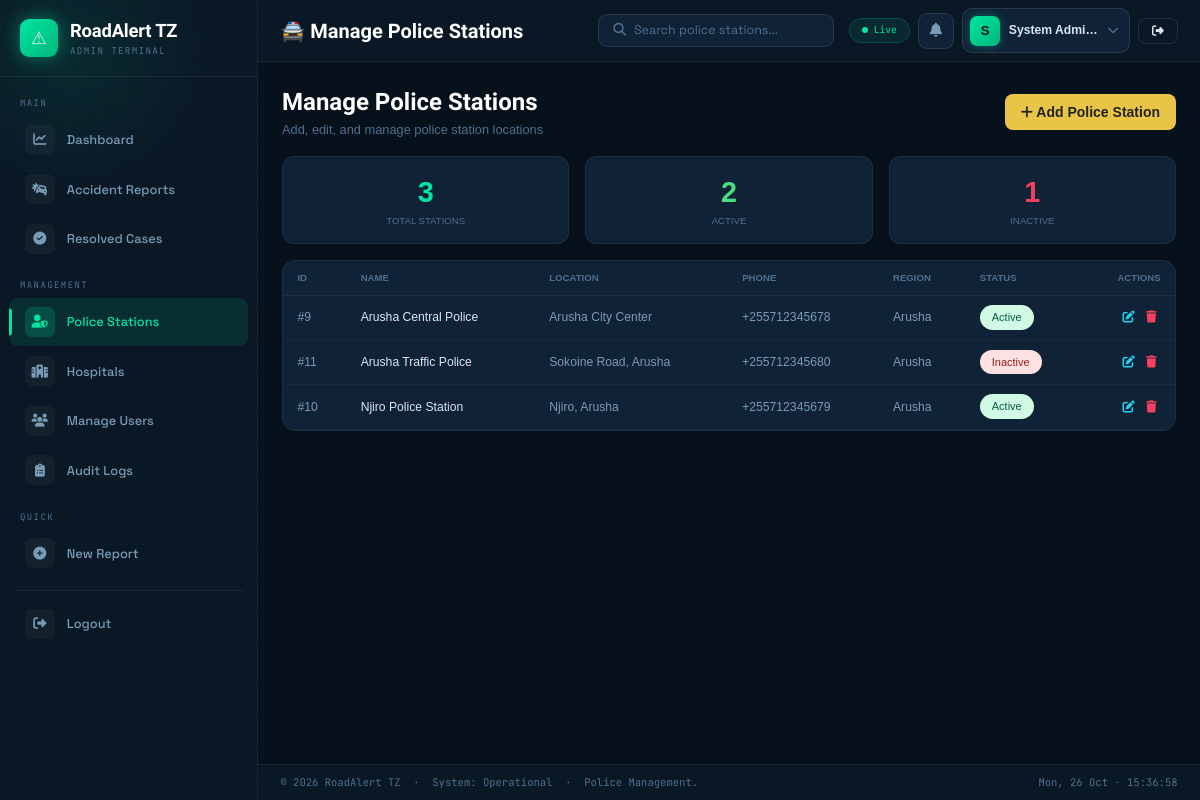
Page /admin/manage_police.php (signed in) on the committed database.
### tables this page shows
CREATE TABLE `police_stations` (
  `id` int(11) NOT NULL,
  `name` varchar(100) NOT NULL,
  `location` varchar(200) DEFAULT NULL,
  `phone` varchar(20) DEFAULT NULL,
  `email` varchar(100) DEFAULT NULL,
  `region` varchar(100) DEFAULT NULL,
  `latitude` decimal(10,8) DEFAULT NULL,
  `longitude` decimal(11,8) DEFAULT NULL,
  `is_active` tinyint(1) DEFAULT 1,
  `created_at` timestamp NOT NULL DEFAULT current_timestamp(),
  `updated_at` timestamp NOT NULL DEFAULT current_timestamp() ON UPDATE current_timestamp()
);

### admin/manage_police.php (the view, shortened to what this page needs)
<?php
include __DIR__ . '/../connection.php';
$stations = $conn->query("SELECT * FROM police_stations ORDER BY name");
$admin_name = htmlspecialchars($_SESSION['name'] ?? 'System Admin');
$admin_init = strtoupper(substr($admin_name, 0, 1));
?>
<!DOCTYPE html>
<html lang="en">
<head>
    <link rel="stylesheet" href="https://cdnjs.cloudflare.com/ajax/libs/font-awesome/6.5.0/css/all.min.css"/>
    <link rel="stylesheet" href="https://unpkg.com/leaflet@1.9.4/dist/leaflet.css"/>
    <script src="https://cdn.tailwindcss.com"></script>
</head>
<body>
<div class="shell" style="display:flex;height:100vh;overflow:hidden;">
<aside class="sidebar">
  <a href="dashboard.php" class="sb-brand">
    <div class="sb-logo">⚠</div>
    <div>
      <div class="sb-title">RoadAlert TZ</div>
      <div class="sb-sub">Admin Terminal</div>
    </div>
  </a>
  <nav class="sb-nav">
    <div class="sb-sect">Main</div>
    <a href="dashboard.php" class="sb-item <?= basename($_SERVER['PHP_SELF']) == 'dashboard.php' ? 'active' : '' ?>">
      <span class="sb-ic"><i class="fas fa-chart-line"></i></span> Dashboard
    </a>
    <a href="accident_report.php" class="sb-item <?= basename($_SERVER['PHP_SELF']) == 'accident_report.php' ? 'active' : '' ?>">
      <span class="sb-ic"><i class="fas fa-car-crash"></i></span> Accident Reports
    </a>
    <a href="resolved_cases.php" class="sb-item <?= basename($_SERVER['PHP_SELF']) == 'resolved_cases.php' ? 'active' : '' ?>">
    <span class="sb-ic"><i class="fas fa-check-circle"></i></span> Resolved Cases
</a>
    <div class="sb-sect" style="margin-top:.4rem">Management</div>
    <a href="manage_police.php" class="sb-item <?= basename($_SERVER['PHP_SELF']) == 'manage_police.php' ? 'active' : '' ?>">
      <span class="sb-ic"><i class="fas fa-user-shield"></i></span> Police Stations
    </a>
    <a href="manage_hospital.php" class="sb-item <?= basename($_SERVER['PHP_SELF']) == 'manage_hospital.php' ? 'active' : '' ?>">
      <span class="sb-ic"><i class="fas fa-hospital"></i></span> Hospitals
    </a>
    <a href="users.php" class="sb-item <?= basename($_SERVER['PHP_SELF']) == 'users.php' ? 'active' : '' ?>">
      <span class="sb-ic"><i class="fas fa-users"></i></span> Manage Users
    </a>
    <a href="audit_logs.php" class="sb-item <?= basename($_SERVER['PHP_SELF']) == 'audit_logs.php' ? 'active' : '' ?>">
      <span class="sb-ic"><i class="fas fa-clipboard-list"></i></span> Audit Logs
    </a>
    <div class="sb-sect" style="margin-top:.4rem">Quick</div>
    <a href="admin_report.php" class="sb-item" target="_blank">
      <span class="sb-ic"><i class="fas fa-plus-circle"></i></span> New Report
    </a>
    <div class="sb-divider" style="margin-top:.8rem"></div>
    <a href="../logout.php" class="sb-logout-item">
      <span class="sb-ic"><i class="fas fa-sign-out-alt"></i></span>
      Logout
    </a>
  </nav>
</aside>
<div class="main" style="flex:1;display:flex;flex-direction:column;overflow:hidden;min-width:0;background:var(--bg);">
  <div class="topbar">
    <div class="tb-title">🚔 Manage Police Stations</div>
    <div class="tb-search">
      <i class="fas fa-search"></i>
      <input type="text" placeholder="Search police stations..." oninput="filterTable(this.value)" id="searchInput"/>
    </div>
    <div class="tb-acts">
      <div class="live-pill"><span class="live-dot"></span>Live</div>
<div class="notif-wrap">
    <button class="notif-btn" onclick="toggleNotif()" id="notificationBell">
        <i class="fas fa-bell"></i>
    </button>
</div>
      <div class="profile-wrap">
        <button class="profile-btn" id="profileBtn" onclick="toggleProfileDrop()">
          <div class="pa"><?= $admin_init ?></div>
          <span class="pname"><?= $admin_name ?></span>
          <i class="fas fa-chevron-down pchev"></i>
        </button>
      </div>
      <a href="../logout.php" class="tb-btn">
        <i class="fas fa-sign-out-alt"></i>
      </a>
    </div>
  </div>
  <div class="content" style="flex:1;overflow-y:auto;padding:1.4rem 1.5rem;">
    <div class="flex justify-between items-center mb-4 flex-wrap gap-3">
        <div>
            <h2 style="color:var(--white);font-family:'Sora',sans-serif;font-size:1.5rem;font-weight:700;">Manage Police Stations</h2>
            <p style="color:var(--muted);font-size:0.8rem;">Add, edit, and manage police station locations</p>
        </div>
        <button onclick="openAddModal()" class="btn-gold px-4 py-2 rounded-lg text-sm">
            <i class="fas fa-plus"></i> Add Police Station
        </button>
    </div>
    <?php
    $total = $conn->query("SELECT COUNT(*) as c FROM police_stations")->fetch_assoc()['c'];
    $active = $conn->query("SELECT COUNT(*) as c FROM police_stations WHERE is_active=1")->fetch_assoc()['c'];
    $inactive = $conn->query("SELECT COUNT(*) as c FROM police_stations WHERE is_active=0")->fetch_assoc()['c'];
    ?>
    <div class="grid grid-cols-1 md:grid-cols-3 gap-4 mb-4">
        <div style="background:var(--bg3);border:1px solid var(--border);border-radius:12px;padding:0.9rem;text-align:center;">
            <p style="font-size:1.8rem;font-weight:800;color:var(--accent);"><?= $total ?></p>
            <p style="color:var(--muted);font-size:0.6rem;text-transform:uppercase;">Total Stations</p>
        </div>
        <div style="background:var(--bg3);border:1px solid var(--border);border-radius:12px;padding:0.9rem;text-align:center;">
            <p style="font-size:1.8rem;font-weight:800;color:#4ade80;"><?= $active ?></p>
            <p style="color:var(--muted);font-size:0.6rem;text-transform:uppercase;">Active</p>
        </div>
        <div style="background:var(--bg3);border:1px solid var(--border);border-radius:12px;padding:0.9rem;text-align:center;">
            <p style="font-size:1.8rem;font-weight:800;color:var(--red);"><?= $inactive ?></p>
            <p style="color:var(--muted);font-size:0.6rem;text-transform:uppercase;">Inactive</p>
        </div>
    </div>
    <div style="background:var(--bg3);border:1px solid var(--border);border-radius:14px;overflow:hidden;margin-bottom:1.5rem;">
        <div style="overflow-x:auto;">
            <table style="width:100%;border-collapse:collapse;font-size:0.76rem;" id="policeTable">
                <thead>
                    <tr style="border-bottom:1px solid var(--border);">
                        <th style="padding:0.6rem 0.9rem;text-align:left;font-size:0.6rem;text-transform:uppercase;color:var(--muted);font-weight:600;">ID</th>
                        <th style="padding:0.6rem 0.9rem;text-align:left;font-size:0.6rem;text-transform:uppercase;color:var(--muted);font-weight:600;">Name</th>
                        <th style="padding:0.6rem 0.9rem;text-align:left;font-size:0.6rem;text-transform:uppercase;color:var(--muted);font-weight:600;">Location</th>
                        <th style="padding:0.6rem 0.9rem;text-align:left;font-size:0.6rem;text-transform:uppercase;color:var(--muted);font-weight:600;">Phone</th>
                        <th style="padding:0.6rem 0.9rem;text-align:left;font-size:0.6rem;text-transform:uppercase;color:var(--muted);font-weight:600;">Region</th>
                        <th style="padding:0.6rem 0.9rem;text-align:left;font-size:0.6rem;text-transform:uppercase;color:var(--muted);font-weight:600;">Status</th>
                        <th style="padding:0.6rem 0.9rem;text-align:right;font-size:0.6rem;text-transform:uppercase;color:var(--muted);font-weight:600;">Actions</th>
                    </tr>
                </thead>
                <tbody>
                    <?php if ($stations && $stations->num_rows > 0): ?>
                        <?php while($row = $stations->fetch_assoc()): ?>
                            <tr style="border-bottom:1px solid rgba(255,255,255,.04);">
                                <td style="padding:0.6rem 0.9rem;color:var(--muted2);">#<?= $row['id'] ?></td>
                                <td style="padding:0.6rem 0.9rem;font-weight:500;color:var(--light);"><?= htmlspecialchars($row['name']) ?></td>
                                <td style="padding:0.6rem 0.9rem;color:var(--muted2);"><?= htmlspecialchars($row['location'] ?? '—') ?></td>
                                <td style="padding:0.6rem 0.9rem;color:var(--muted2);"><?= htmlspecialchars($row['phone'] ?? '—') ?></td>
                                <td style="padding:0.6rem 0.9rem;color:var(--muted2);"><?= htmlspecialchars($row['region'] ?? '—') ?></td>
                                <td style="padding:0.6rem 0.9rem;">
                                    <span class="<?= $row['is_active'] ? 'status-active' : 'status-inactive' ?>">
                                        <?= $row['is_active'] ? 'Active' : 'Inactive' ?>
                                    </span>
                                </td>
                                <td style="padding:0.6rem 0.9rem;text-align:right;">
                                    <a href="?edit=<?= $row['id'] ?>" style="color:var(--sky);text-decoration:none;padding:0 4px;">
                                        <i class="fas fa-edit"></i>
                                    </a>
                                    <a href="?delete=<?= $row['id'] ?>" onclick="return confirm('Delete this police station?')" style="color:var(--red);text-decoration:none;padding:0 4px;">
                                        <i class="fas fa-trash"></i>
                                    </a>
                                </td>
                            </tr>
                        <?php endwhile; ?>
                    <?php endif; ?>
                </tbody>
            </table>
        </div>
    </div>
  </div>
  <div class="footer">
    <span>© 2026 RoadAlert TZ &nbsp;·&nbsp; System: Operational &nbsp;·&nbsp; Police Management.</span>
    <span id="clock"></span>
  </div>
</div>
</div>
</body>
</html>

### rows in the picture
police_stations: id "9", name "Arusha Central Police", location "Arusha City Center", phone "+255712345678", region "Arusha", is_active "Active"
police_stations: id "11", name "Arusha Traffic Police", location "Sokoine Road, Arusha", phone "+255712345680", region "Arusha", is_active "Inactive"
police_stations: id "10", name "Njiro Police Station", location "Njiro, Arusha", phone "+255712345679", region "Arusha", is_active "Active"

### other values in the picture
$admin_init "S"
$admin_name "System Admi…"
$total "3"
$active "2"
$inactive "1"
